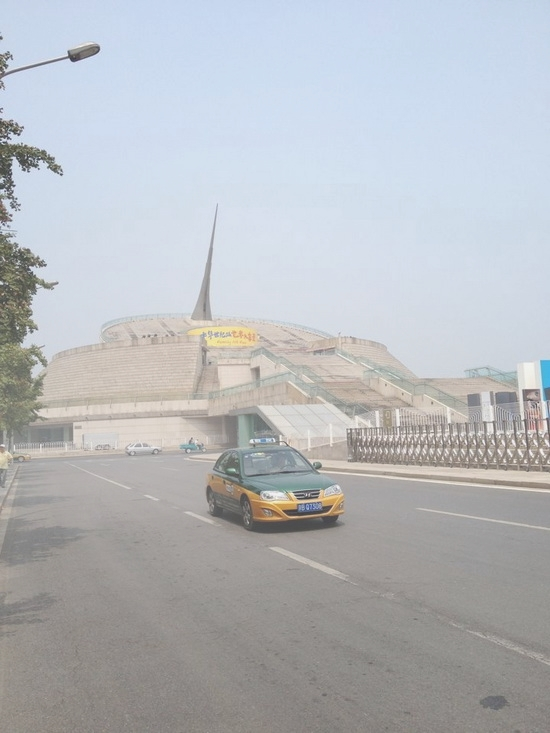
#> input picture datareal/hazy/1859.jpg, 550 x 733 px, found by its file name
$ python darkchannel.py   (older library calls are emulated)
#> lines starting #> are read from the running program, lines starting #| are printed output that depends on the picture; long printed decimals are rounded
import cv2
import numpy as np
import os
import time
from skimage.metrics import structural_similarity as ssim

class DarkChannelPrior:
    def __init__(self, r_dark=15, r_guided_dark=7):
        self.r_dark = r_dark
        self.r_guided = r_guided_dark

    def DarkChannel(self, im):
        b, g, r = cv2.split(im)
        dc = cv2.min(cv2.min(r, g), b)
        kernel = cv2.getStructuringElement(cv2.MORPH_RECT, (self.r_dark, self.r_dark))
        dark = cv2.erode(dc, kernel)
        # print(f"Dark Channel {dark}")
        # cv2.imshow('Dark Channel ', dark)
        # cv2.waitKey(0)
        return dark

    def AtmLight(self, im, dark):
        [h, w] = im.shape[:2]
        imsz = h * w
        numpx = int(max(np.floor(imsz / 100000), 1))
        darkvec = dark.reshape(imsz, 1)
        imvec = im.reshape(imsz, 3)
        print(f' Imvect: {imvec}')
        indices = darkvec.argsort()
        indices = indices[imsz - numpx ::]
        atmsum = np.zeros([1, 3])
        for ind in range(1, numpx):
            atmsum = atmsum + imvec[indices[ind]]
            print(f'Indices {imvec[indices[ind]]}')
        A = atmsum / (numpx-1)
        return A

    def TransmissionEstimate(self, im, A):
        omega = 0.95
        im3 = np.empty(im.shape, im.dtype)
        for ind in range(0, 3):
            im3[:, :, ind] = im[:, :, ind] / A[0, ind]
        dc = self.DarkChannel(im3)
        transmission = 1 - omega * dc
        return transmission

    def Guidedfilter(self, im, p, eps):
        mean_I = cv2.boxFilter(im, cv2.CV_64F, (self.r_guided, self.r_guided))
        mean_p = cv2.boxFilter(p, cv2.CV_64F, (self.r_guided, self.r_guided))
        mean_Ip = cv2.boxFilter(im * p, cv2.CV_64F, (self.r_guided, self.r_guided))
        cov_Ip = mean_Ip - mean_I * mean_p

        mean_II = cv2.boxFilter(im * im, cv2.CV_64F, (self.r_guided, self.r_guided))
        var_I = mean_II - mean_I * mean_I

        a = cov_Ip / (var_I + eps)
        b = mean_p - a * mean_I

        mean_a = cv2.boxFilter(a, cv2.CV_64F, (self.r_guided, self.r_guided))
        mean_b = cv2.boxFilter(b, cv2.CV_64F, (self.r_guided, self.r_guided))

        q = mean_a * im + mean_b
        return q


    def TransmissionRefine(self, im, et):
        gray = cv2.cvtColor(im, cv2.COLOR_BGR2GRAY)
        gray = gray.astype("float64") / 255
        print(f"Gray {gray}")
        # cv2.imshow('Gray', gray)
        # cv2.waitKey(0)
        eps = 0.001
        t = self.Guidedfilter(gray, et, eps)
        return t

    def Recover(self, im, t, A, tx=0.1):
        res = np.empty(im.shape, im.dtype)
        t = np.maximum(t, tx)
        for ind in range(0, 3):
            res[:, :, ind] = (im[:, :, ind] - A[0, ind]) / t + A[0, ind]
        return res

    def dehaze_image(self, input_image_path, output_image_path):
#> called with input_image_path = '1859.jpg', output_image_path = '1859-out.jpg'
        start = time.time()
        src = cv2.imread(input_image_path)
#> src is the input picture: shape (733, 550, 3); mean B, G, R 189.3, 185.3, 182.4
        I = src.astype("float64") / 255
        dark = self.DarkChannel(I)
#> in DarkChannel, `dark = cv2.erode(dc, kernel)`:
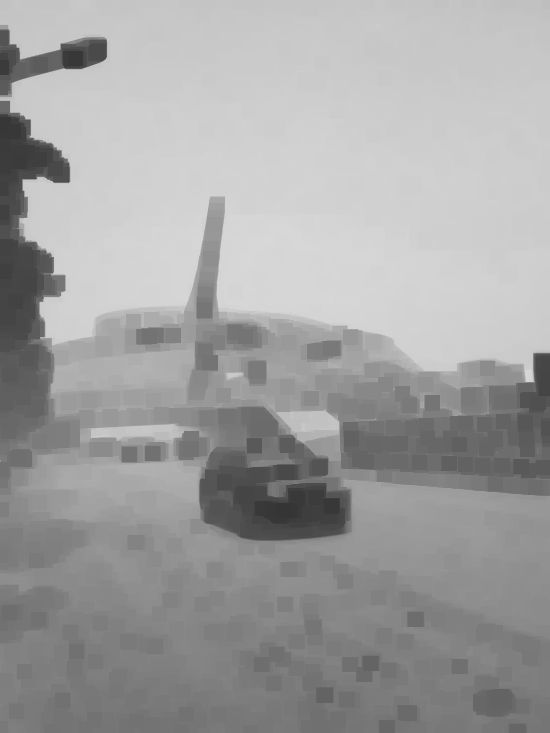
#> dark: shape (733, 550) float64; min 0.208, max 0.847, mean 0.631
        A = self.AtmLight(I, dark)
#> (printed output is left out)
#> in AtmLight, `indices = indices[imsz - numpx ::]`: indices = [0, 0, 0, 0]
#> the loop in AtmLight, `for ind in range(1, numpx):` made 3 passes
#> atmsum on passes 1 to 3: [[0.898, 0.824, 0.765]], [[1.8, 1.65, 1.53]], [[2.69, 2.47, 2.29]]
#| Indices [[0.898 0.8235 0.7647]]
#| Indices [[0.898 0.8235 0.7647]]
#| Indices [[0.898 0.8235 0.7647]]
#> in AtmLight, `A = atmsum / (numpx-1)`: A = [[0.898, 0.824, 0.765]]
#> A = [[0.898, 0.824, 0.765]]
        print(f"A: {A}")
#| A: [[0.898 0.8235 0.7647]]
        te = self.TransmissionEstimate(I, A)
#> after the loop in TransmissionEstimate, `for ind in range(0, 3):`:
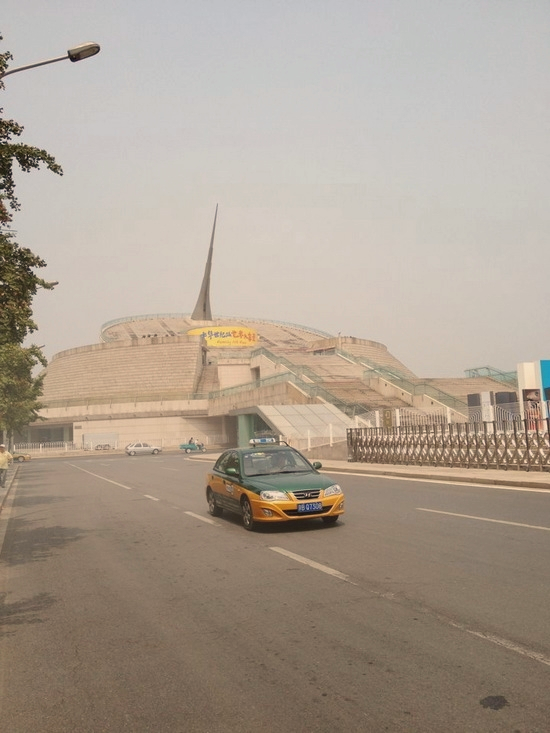
#> im3: shape (733, 550, 3) float64; mean B, G, R 0.826, 0.882, 0.935; drawn with min black and max white

        # cv2.imshow('TE:', te)
        # cv2.waitKey(0)
        t = self.TransmissionRefine(src, te)
#> (printed output is left out)
#> in Guidedfilter, `a = cov_Ip / (var_I + eps)`:
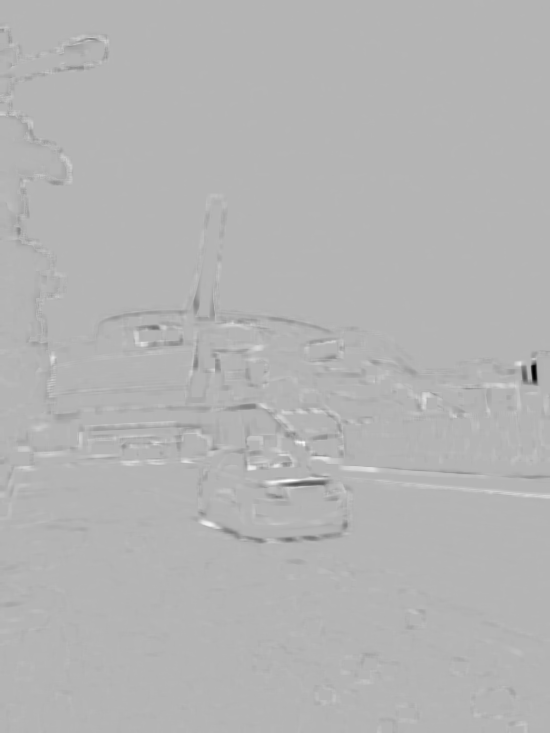
#> a: shape (733, 550) float64; min -3.23, max 1.32, mean -0.00878; drawn with min black and max white
#> in Guidedfilter, `mean_b = cv2.boxFilter(b, cv2.CV_64F, (self.r_guided, self.r_guided))`:
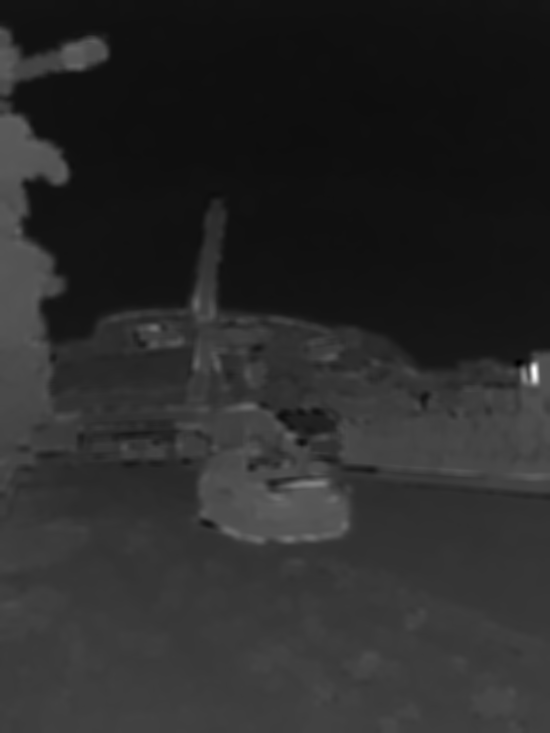
#> mean_b: shape (733, 550) float64; min -0.139, max 2.44, mean 0.292; drawn with min black and max white

        # cv2.imshow('TE refine:', t)
        # cv2.waitKey(0)
        J = self.Recover(I, t, A, 0.1)
#> in Recover, `t = np.maximum(t, tx)`:
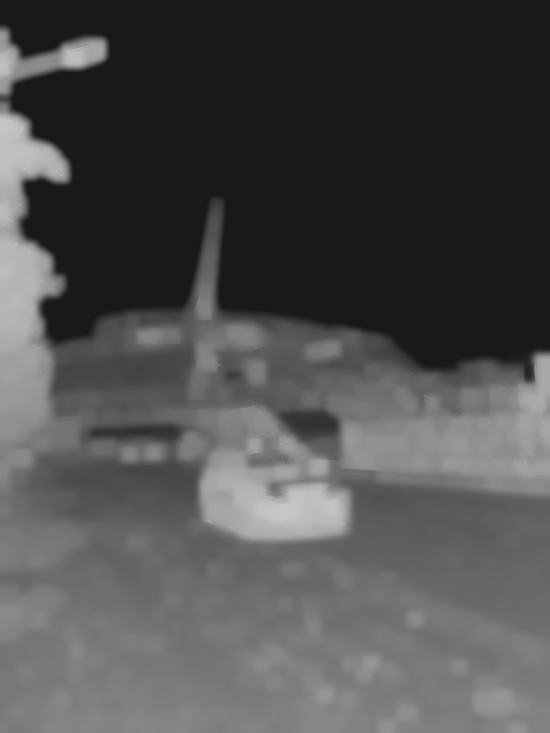
#> t: shape (733, 550) float64; min 0.1, max 0.782, mean 0.31
#> after the loop in Recover, `for ind in range(0, 3):`:
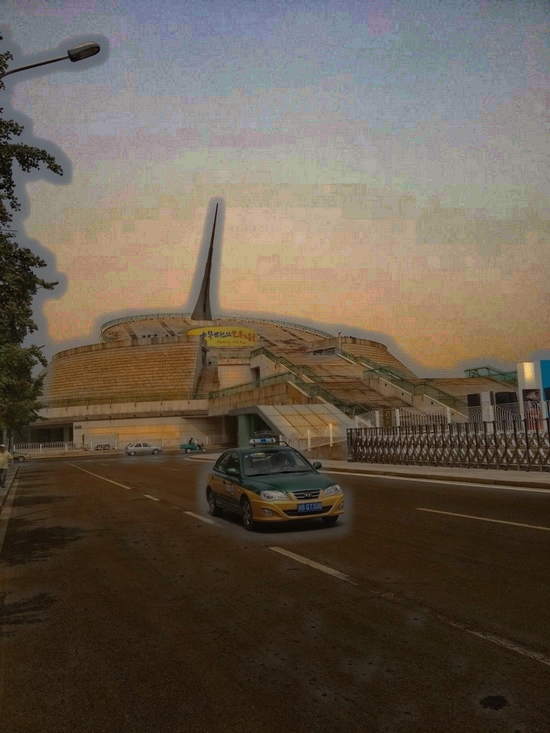
#> res: shape (733, 550, 3) float64; mean B, G, R 0.633, 0.741, 0.832; drawn with min black and max white

        cv2.imwrite(output_image_path, J*255)
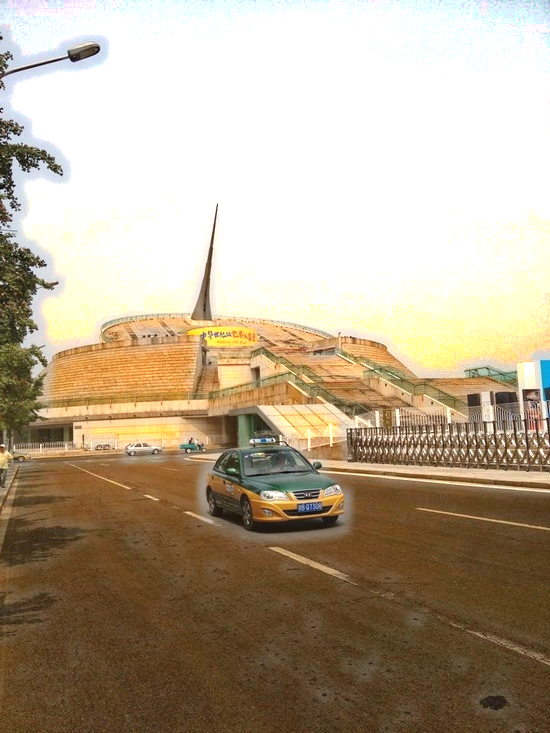
#> saved as 1859-out.jpg: shape (733, 550, 3); mean B, G, R 145.2, 167.5, 182.8

        output_image_transmission = output_image_path.split('.')[0] + '_map.jpg'
        t_refined_save = np.array(t*255, dtype=np.uint8)
        cv2.imwrite(output_image_transmission, t_refined_save)


        end = time.time()
        execution_time = end - start
        return (J*255).astype(np.uint8), (t*255).astype(np.uint8), execution_time

    # [80 lines left out: functions dehaze_video, evaluate_dehazing_algorithm, not called in this run]


if __name__ == "__main__":
   dehazer = DarkChannelPrior()
   input_filename = "cit.png"
   output_filename = "cit_out.jpg"
   dehazer.dehaze_image('1859.jpg', '1859-out.jpg')
